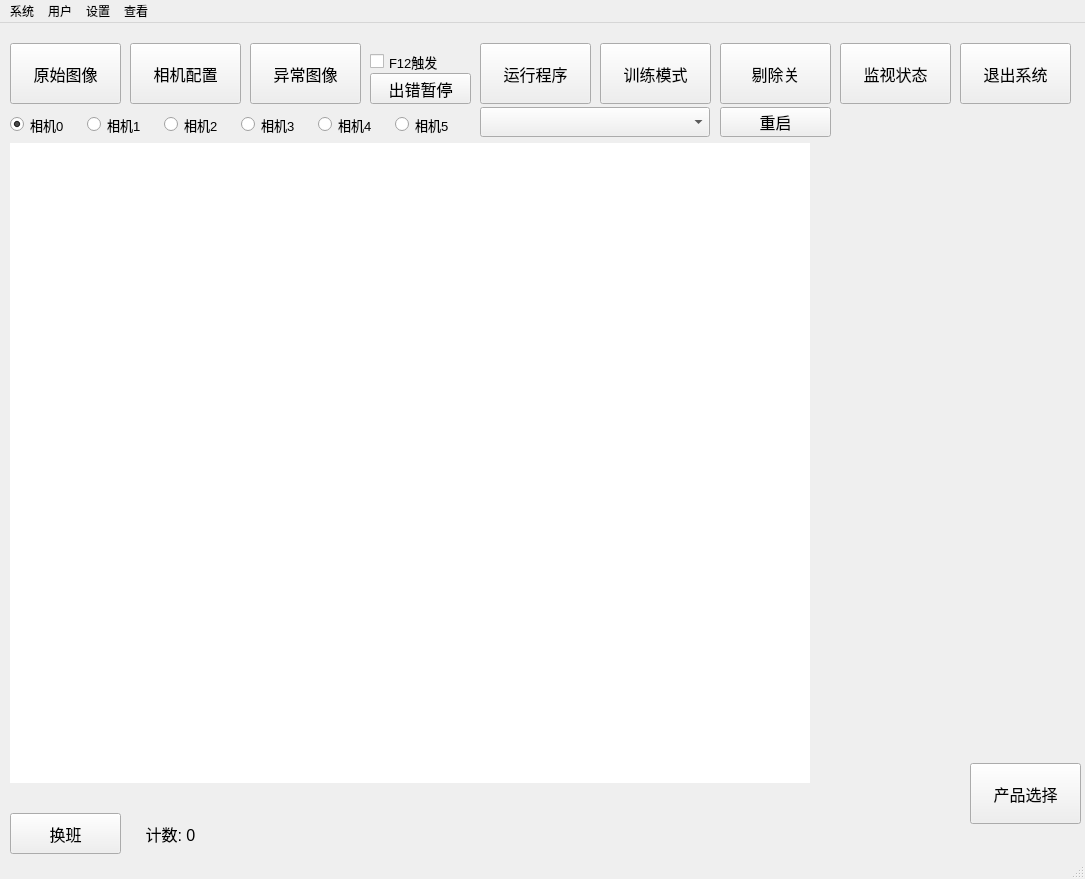
<?xml version="1.0" encoding="UTF-8"?>
<ui version="4.0">
 <class>MainWindow</class>
 <widget class="QMainWindow" name="MainWindow">
  <property name="geometry">
   <rect>
    <x>0</x>
    <y>0</y>
    <width>1085</width>
    <height>879</height>
   </rect>
  </property>
  <property name="font">
   <font>
    <pointsize>9</pointsize>
   </font>
  </property>
  <property name="windowTitle">
   <string>MainWindow</string>
  </property>
  <widget class="QWidget" name="centralwidget">
   <widget class="QComboBox" name="comboBox_00">
    <property name="geometry">
     <rect>
      <x>480</x>
      <y>84</y>
      <width>230</width>
      <height>30</height>
     </rect>
    </property>
   </widget>
   <widget class="EventLabel" name="label_main">
    <property name="geometry">
     <rect>
      <x>10</x>
      <y>120</y>
      <width>800</width>
      <height>640</height>
     </rect>
    </property>
    <property name="font">
     <font>
      <pointsize>12</pointsize>
     </font>
    </property>
    <property name="styleSheet">
     <string notr="true">background-color: rgb(255, 255, 255);</string>
    </property>
    <property name="text">
     <string/>
    </property>
    <property name="alignment">
     <set>Qt::AlignLeading|Qt::AlignLeft|Qt::AlignTop</set>
    </property>
   </widget>
   <widget class="QPushButton" name="pushButton_01">
    <property name="geometry">
     <rect>
      <x>10</x>
      <y>20</y>
      <width>111</width>
      <height>61</height>
     </rect>
    </property>
    <property name="font">
     <font>
      <pointsize>12</pointsize>
     </font>
    </property>
    <property name="text">
     <string>原始图像</string>
    </property>
    <property name="checkable">
     <bool>true</bool>
    </property>
   </widget>
   <widget class="QPushButton" name="pushButton_02">
    <property name="geometry">
     <rect>
      <x>130</x>
      <y>20</y>
      <width>111</width>
      <height>61</height>
     </rect>
    </property>
    <property name="font">
     <font>
      <pointsize>12</pointsize>
     </font>
    </property>
    <property name="text">
     <string>相机配置</string>
    </property>
   </widget>
   <widget class="QPushButton" name="pushButton_03">
    <property name="geometry">
     <rect>
      <x>250</x>
      <y>20</y>
      <width>111</width>
      <height>61</height>
     </rect>
    </property>
    <property name="font">
     <font>
      <pointsize>12</pointsize>
     </font>
    </property>
    <property name="text">
     <string>异常图像</string>
    </property>
   </widget>
   <widget class="QCheckBox" name="checkBox">
    <property name="geometry">
     <rect>
      <x>370</x>
      <y>28</y>
      <width>101</width>
      <height>21</height>
     </rect>
    </property>
    <property name="font">
     <font>
      <pointsize>10</pointsize>
     </font>
    </property>
    <property name="text">
     <string>F12触发</string>
    </property>
   </widget>
   <widget class="QPushButton" name="pushButton_04">
    <property name="geometry">
     <rect>
      <x>370</x>
      <y>50</y>
      <width>101</width>
      <height>31</height>
     </rect>
    </property>
    <property name="font">
     <font>
      <pointsize>12</pointsize>
     </font>
    </property>
    <property name="text">
     <string>出错暂停</string>
    </property>
    <property name="checkable">
     <bool>true</bool>
    </property>
   </widget>
   <widget class="QPushButton" name="pushButton_05">
    <property name="geometry">
     <rect>
      <x>480</x>
      <y>20</y>
      <width>111</width>
      <height>61</height>
     </rect>
    </property>
    <property name="font">
     <font>
      <pointsize>12</pointsize>
     </font>
    </property>
    <property name="text">
     <string>运行程序</string>
    </property>
    <property name="checkable">
     <bool>true</bool>
    </property>
   </widget>
   <widget class="QPushButton" name="pushButton_06">
    <property name="geometry">
     <rect>
      <x>600</x>
      <y>20</y>
      <width>111</width>
      <height>61</height>
     </rect>
    </property>
    <property name="font">
     <font>
      <pointsize>12</pointsize>
     </font>
    </property>
    <property name="text">
     <string>训练模式</string>
    </property>
    <property name="checkable">
     <bool>true</bool>
    </property>
   </widget>
   <widget class="QPushButton" name="pushButton_07">
    <property name="geometry">
     <rect>
      <x>720</x>
      <y>20</y>
      <width>111</width>
      <height>61</height>
     </rect>
    </property>
    <property name="font">
     <font>
      <pointsize>12</pointsize>
     </font>
    </property>
    <property name="text">
     <string>剔除关</string>
    </property>
    <property name="checkable">
     <bool>true</bool>
    </property>
   </widget>
   <widget class="QPushButton" name="pushButton_08">
    <property name="geometry">
     <rect>
      <x>840</x>
      <y>20</y>
      <width>111</width>
      <height>61</height>
     </rect>
    </property>
    <property name="font">
     <font>
      <pointsize>12</pointsize>
     </font>
    </property>
    <property name="text">
     <string>监视状态</string>
    </property>
    <property name="checkable">
     <bool>true</bool>
    </property>
   </widget>
   <widget class="QPushButton" name="pushButton_09">
    <property name="geometry">
     <rect>
      <x>970</x>
      <y>740</y>
      <width>111</width>
      <height>61</height>
     </rect>
    </property>
    <property name="font">
     <font>
      <pointsize>12</pointsize>
     </font>
    </property>
    <property name="text">
     <string>产品选择</string>
    </property>
   </widget>
   <widget class="QPushButton" name="pushButton_10">
    <property name="geometry">
     <rect>
      <x>960</x>
      <y>20</y>
      <width>111</width>
      <height>61</height>
     </rect>
    </property>
    <property name="font">
     <font>
      <pointsize>12</pointsize>
     </font>
    </property>
    <property name="text">
     <string>退出系统</string>
    </property>
   </widget>
   <widget class="QPushButton" name="pushButton_00">
    <property name="geometry">
     <rect>
      <x>720</x>
      <y>84</y>
      <width>111</width>
      <height>30</height>
     </rect>
    </property>
    <property name="font">
     <font>
      <pointsize>12</pointsize>
     </font>
    </property>
    <property name="text">
     <string>重启</string>
    </property>
   </widget>
   <widget class="QRadioButton" name="radioButton_0">
    <property name="geometry">
     <rect>
      <x>10</x>
      <y>91</y>
      <width>70</width>
      <height>21</height>
     </rect>
    </property>
    <property name="font">
     <font>
      <pointsize>10</pointsize>
     </font>
    </property>
    <property name="text">
     <string>相机0</string>
    </property>
    <property name="checked">
     <bool>true</bool>
    </property>
   </widget>
   <widget class="QRadioButton" name="radioButton_1">
    <property name="geometry">
     <rect>
      <x>87</x>
      <y>91</y>
      <width>70</width>
      <height>21</height>
     </rect>
    </property>
    <property name="font">
     <font>
      <pointsize>10</pointsize>
     </font>
    </property>
    <property name="text">
     <string>相机1</string>
    </property>
    <property name="checked">
     <bool>false</bool>
    </property>
   </widget>
   <widget class="QRadioButton" name="radioButton_2">
    <property name="geometry">
     <rect>
      <x>164</x>
      <y>91</y>
      <width>70</width>
      <height>21</height>
     </rect>
    </property>
    <property name="font">
     <font>
      <pointsize>10</pointsize>
     </font>
    </property>
    <property name="text">
     <string>相机2</string>
    </property>
    <property name="checked">
     <bool>false</bool>
    </property>
   </widget>
   <widget class="QRadioButton" name="radioButton_3">
    <property name="geometry">
     <rect>
      <x>241</x>
      <y>91</y>
      <width>70</width>
      <height>21</height>
     </rect>
    </property>
    <property name="font">
     <font>
      <pointsize>10</pointsize>
     </font>
    </property>
    <property name="text">
     <string>相机3</string>
    </property>
    <property name="checked">
     <bool>false</bool>
    </property>
   </widget>
   <widget class="QRadioButton" name="radioButton_4">
    <property name="geometry">
     <rect>
      <x>318</x>
      <y>91</y>
      <width>70</width>
      <height>21</height>
     </rect>
    </property>
    <property name="font">
     <font>
      <pointsize>10</pointsize>
     </font>
    </property>
    <property name="text">
     <string>相机4</string>
    </property>
    <property name="checked">
     <bool>false</bool>
    </property>
   </widget>
   <widget class="QRadioButton" name="radioButton_5">
    <property name="geometry">
     <rect>
      <x>395</x>
      <y>91</y>
      <width>70</width>
      <height>21</height>
     </rect>
    </property>
    <property name="font">
     <font>
      <pointsize>10</pointsize>
     </font>
    </property>
    <property name="text">
     <string>相机5</string>
    </property>
    <property name="checked">
     <bool>false</bool>
    </property>
   </widget>
   <widget class="QLabel" name="label_product">
    <property name="geometry">
     <rect>
      <x>820</x>
      <y>740</y>
      <width>151</width>
      <height>61</height>
     </rect>
    </property>
    <property name="font">
     <font>
      <pointsize>12</pointsize>
      <weight>50</weight>
      <bold>false</bold>
     </font>
    </property>
    <property name="text">
     <string/>
    </property>
    <property name="alignment">
     <set>Qt::AlignCenter</set>
    </property>
   </widget>
   <widget class="QLabel" name="label_result">
    <property name="geometry">
     <rect>
      <x>690</x>
      <y>120</y>
      <width>120</width>
      <height>90</height>
     </rect>
    </property>
    <property name="styleSheet">
     <string notr="true"/>
    </property>
    <property name="text">
     <string/>
    </property>
   </widget>
   <widget class="QLabel" name="label_mode">
    <property name="geometry">
     <rect>
      <x>370</x>
      <y>25</y>
      <width>101</width>
      <height>21</height>
     </rect>
    </property>
    <property name="font">
     <font>
      <pointsize>12</pointsize>
      <weight>50</weight>
      <bold>false</bold>
      <kerning>true</kerning>
     </font>
    </property>
    <property name="text">
     <string/>
    </property>
    <property name="alignment">
     <set>Qt::AlignCenter</set>
    </property>
   </widget>
   <widget class="QLabel" name="label_info">
    <property name="geometry">
     <rect>
      <x>10</x>
      <y>120</y>
      <width>211</width>
      <height>31</height>
     </rect>
    </property>
    <property name="font">
     <font>
      <pointsize>12</pointsize>
     </font>
    </property>
    <property name="styleSheet">
     <string notr="true">color: rgb(255, 0, 255);</string>
    </property>
    <property name="text">
     <string/>
    </property>
    <property name="alignment">
     <set>Qt::AlignLeading|Qt::AlignLeft|Qt::AlignTop</set>
    </property>
   </widget>
   <widget class="QLabel" name="label_error">
    <property name="geometry">
     <rect>
      <x>10</x>
      <y>770</y>
      <width>800</width>
      <height>21</height>
     </rect>
    </property>
    <property name="font">
     <font>
      <pointsize>12</pointsize>
     </font>
    </property>
    <property name="text">
     <string/>
    </property>
    <property name="alignment">
     <set>Qt::AlignLeading|Qt::AlignLeft|Qt::AlignTop</set>
    </property>
   </widget>
   <widget class="QPushButton" name="pushButton_11">
    <property name="geometry">
     <rect>
      <x>10</x>
      <y>790</y>
      <width>111</width>
      <height>41</height>
     </rect>
    </property>
    <property name="font">
     <font>
      <pointsize>12</pointsize>
     </font>
    </property>
    <property name="text">
     <string>换班</string>
    </property>
   </widget>
   <widget class="QLabel" name="label_count">
    <property name="geometry">
     <rect>
      <x>120</x>
      <y>790</y>
      <width>101</width>
      <height>41</height>
     </rect>
    </property>
    <property name="font">
     <font>
      <pointsize>12</pointsize>
      <weight>50</weight>
      <bold>false</bold>
     </font>
    </property>
    <property name="text">
     <string>计数: 0</string>
    </property>
    <property name="alignment">
     <set>Qt::AlignCenter</set>
    </property>
   </widget>
   <zorder>label_mode</zorder>
   <zorder>comboBox_00</zorder>
   <zorder>label_main</zorder>
   <zorder>pushButton_01</zorder>
   <zorder>pushButton_02</zorder>
   <zorder>pushButton_03</zorder>
   <zorder>pushButton_04</zorder>
   <zorder>pushButton_05</zorder>
   <zorder>pushButton_06</zorder>
   <zorder>pushButton_07</zorder>
   <zorder>pushButton_08</zorder>
   <zorder>pushButton_09</zorder>
   <zorder>pushButton_10</zorder>
   <zorder>pushButton_00</zorder>
   <zorder>radioButton_0</zorder>
   <zorder>radioButton_1</zorder>
   <zorder>radioButton_2</zorder>
   <zorder>radioButton_3</zorder>
   <zorder>radioButton_4</zorder>
   <zorder>radioButton_5</zorder>
   <zorder>label_product</zorder>
   <zorder>label_result</zorder>
   <zorder>checkBox</zorder>
   <zorder>label_info</zorder>
   <zorder>label_error</zorder>
   <zorder>pushButton_11</zorder>
   <zorder>label_count</zorder>
  </widget>
  <widget class="QStatusBar" name="statusbar"/>
  <widget class="QMenuBar" name="menubar">
   <property name="geometry">
    <rect>
     <x>0</x>
     <y>0</y>
     <width>1085</width>
     <height>26</height>
    </rect>
   </property>
   <widget class="QMenu" name="menu_1">
    <property name="title">
     <string>系统</string>
    </property>
    <addaction name="action_01"/>
    <addaction name="separator"/>
    <addaction name="action_02"/>
   </widget>
   <widget class="QMenu" name="menu_2">
    <property name="title">
     <string>用户</string>
    </property>
    <addaction name="action_2"/>
   </widget>
   <widget class="QMenu" name="menu_3">
    <property name="title">
     <string>设置</string>
    </property>
    <addaction name="action_3"/>
    <addaction name="separator"/>
    <addaction name="action_4"/>
   </widget>
   <widget class="QMenu" name="menu_4">
    <property name="title">
     <string>查看</string>
    </property>
   </widget>
   <addaction name="menu_1"/>
   <addaction name="menu_2"/>
   <addaction name="menu_3"/>
   <addaction name="menu_4"/>
  </widget>
  <action name="action_3">
   <property name="text">
    <string>模式设置</string>
   </property>
  </action>
  <action name="action_4">
   <property name="text">
    <string>参数设置</string>
   </property>
  </action>
  <action name="action_01">
   <property name="text">
    <string>系统配置</string>
   </property>
  </action>
  <action name="action_2">
   <property name="text">
    <string>123</string>
   </property>
  </action>
  <action name="action_02">
   <property name="text">
    <string>存图设置</string>
   </property>
  </action>
 </widget>
 <customwidgets>
  <customwidget>
   <class>EventLabel</class>
   <extends>QLabel</extends>
   <header>.MyWidget</header>
  </customwidget>
 </customwidgets>
 <tabstops>
  <tabstop>pushButton_05</tabstop>
  <tabstop>pushButton_01</tabstop>
  <tabstop>pushButton_02</tabstop>
  <tabstop>pushButton_03</tabstop>
  <tabstop>checkBox</tabstop>
  <tabstop>pushButton_04</tabstop>
  <tabstop>pushButton_06</tabstop>
  <tabstop>pushButton_07</tabstop>
  <tabstop>pushButton_08</tabstop>
  <tabstop>pushButton_09</tabstop>
  <tabstop>pushButton_10</tabstop>
  <tabstop>comboBox_00</tabstop>
  <tabstop>pushButton_00</tabstop>
  <tabstop>radioButton_0</tabstop>
  <tabstop>radioButton_1</tabstop>
  <tabstop>radioButton_2</tabstop>
  <tabstop>radioButton_3</tabstop>
  <tabstop>radioButton_4</tabstop>
  <tabstop>radioButton_5</tabstop>
 </tabstops>
 <resources/>
 <connections/>
</ui>
